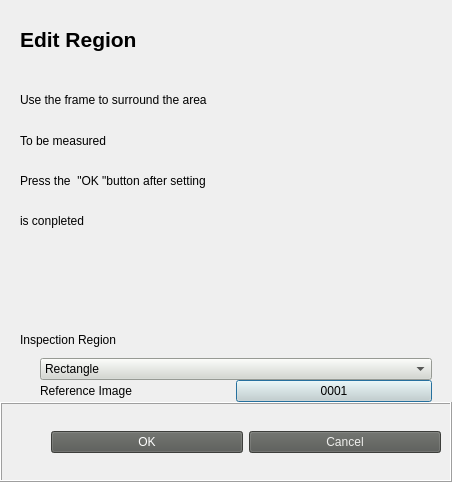
<?xml version="1.0" encoding="UTF-8"?>
<ui version="4.0">
 <class>Class_DlogER_1Dcode</class>
 <widget class="QDialog" name="Class_DlogER_1Dcode">
  <property name="geometry">
   <rect>
    <x>0</x>
    <y>0</y>
    <width>452</width>
    <height>482</height>
   </rect>
  </property>
  <property name="windowTitle">
   <string>Dialog</string>
  </property>
  <layout class="QVBoxLayout" name="verticalLayout_2">
   <property name="spacing">
    <number>0</number>
   </property>
   <property name="leftMargin">
    <number>0</number>
   </property>
   <property name="topMargin">
    <number>0</number>
   </property>
   <property name="rightMargin">
    <number>0</number>
   </property>
   <property name="bottomMargin">
    <number>0</number>
   </property>
   <item>
    <layout class="QVBoxLayout" name="verticalLayout">
     <property name="topMargin">
      <number>0</number>
     </property>
     <property name="bottomMargin">
      <number>0</number>
     </property>
     <item>
      <layout class="QVBoxLayout" name="verticalLayout_4">
       <property name="leftMargin">
        <number>20</number>
       </property>
       <item>
        <widget class="QLabel" name="label">
         <property name="text">
          <string>&lt;html&gt;&lt;head/&gt;&lt;body&gt;&lt;p&gt;&lt;span style=&quot; font-size:16pt; font-weight:600;&quot;&gt;Edit Region&lt;/span&gt;&lt;/p&gt;&lt;/body&gt;&lt;/html&gt;</string>
         </property>
        </widget>
       </item>
      </layout>
     </item>
     <item>
      <layout class="QVBoxLayout" name="verticalLayout_5">
       <property name="leftMargin">
        <number>20</number>
       </property>
       <item>
        <widget class="QLabel" name="label_3">
         <property name="text">
          <string>&lt;html&gt;&lt;head/&gt;&lt;body&gt;&lt;p&gt;Use the frame to surround the area&lt;/p&gt;&lt;/body&gt;&lt;/html&gt;</string>
         </property>
        </widget>
       </item>
       <item>
        <widget class="QLabel" name="label_2">
         <property name="text">
          <string>To be measured</string>
         </property>
        </widget>
       </item>
      </layout>
     </item>
     <item>
      <layout class="QVBoxLayout" name="verticalLayout_3">
       <property name="leftMargin">
        <number>20</number>
       </property>
       <item>
        <widget class="QLabel" name="label_4">
         <property name="text">
          <string>Press the  &quot;OK &quot;button after setting </string>
         </property>
        </widget>
       </item>
       <item>
        <widget class="QLabel" name="label_5">
         <property name="text">
          <string>is conpleted</string>
         </property>
        </widget>
       </item>
      </layout>
     </item>
     <item>
      <widget class="QFrame" name="verticalFrame_5">
       <layout class="QVBoxLayout" name="verticalLayout_6"/>
      </widget>
     </item>
     <item>
      <layout class="QVBoxLayout" name="verticalLayout_7">
       <item>
        <layout class="QHBoxLayout" name="horizontalLayout_4">
         <property name="leftMargin">
          <number>20</number>
         </property>
         <item>
          <widget class="QLabel" name="label_6">
           <property name="text">
            <string>Inspection Region</string>
           </property>
          </widget>
         </item>
        </layout>
       </item>
       <item>
        <layout class="QHBoxLayout" name="horizontalLayout_3">
         <property name="rightMargin">
          <number>20</number>
         </property>
         <item>
          <spacer name="horizontalSpacer_2">
           <property name="orientation">
            <enum>Qt::Horizontal</enum>
           </property>
           <property name="sizeType">
            <enum>QSizePolicy::Minimum</enum>
           </property>
           <property name="sizeHint" stdset="0">
            <size>
             <width>40</width>
             <height>20</height>
            </size>
           </property>
          </spacer>
         </item>
         <item>
          <widget class="QComboBox" name="comBox_InspectionRegion_1Dcode">
           <property name="styleSheet">
            <string notr="true">background-color: rgb(211, 215, 207);</string>
           </property>
           <item>
            <property name="text">
             <string>Rectangle</string>
            </property>
           </item>
          </widget>
         </item>
        </layout>
       </item>
       <item>
        <layout class="QHBoxLayout" name="horizontalLayout">
         <property name="rightMargin">
          <number>20</number>
         </property>
         <item>
          <spacer name="horizontalSpacer_3">
           <property name="orientation">
            <enum>Qt::Horizontal</enum>
           </property>
           <property name="sizeType">
            <enum>QSizePolicy::Minimum</enum>
           </property>
           <property name="sizeHint" stdset="0">
            <size>
             <width>40</width>
             <height>20</height>
            </size>
           </property>
          </spacer>
         </item>
         <item>
          <widget class="QLabel" name="label_7">
           <property name="text">
            <string>Reference Image</string>
           </property>
          </widget>
         </item>
         <item>
          <widget class="QPushButton" name="btn_referencImage_1Dcode">
           <property name="styleSheet">
            <string notr="true">
background-color: rgb(211, 215, 207);</string>
           </property>
           <property name="text">
            <string>0001</string>
           </property>
          </widget>
         </item>
        </layout>
       </item>
      </layout>
     </item>
     <item>
      <widget class="QFrame" name="horizontalFrame_2">
       <property name="frameShape">
        <enum>QFrame::Box</enum>
       </property>
       <property name="frameShadow">
        <enum>QFrame::Raised</enum>
       </property>
       <layout class="QHBoxLayout" name="horizontalLayout_2">
        <item>
         <spacer name="horizontalSpacer">
          <property name="orientation">
           <enum>Qt::Horizontal</enum>
          </property>
          <property name="sizeType">
           <enum>QSizePolicy::Minimum</enum>
          </property>
          <property name="sizeHint" stdset="0">
           <size>
            <width>40</width>
            <height>20</height>
           </size>
          </property>
         </spacer>
        </item>
        <item>
         <widget class="QPushButton" name="btn_OK_editRegion_1Dcode">
          <property name="styleSheet">
           <string notr="true">background-color: rgb(85, 87, 83);
color: rgb(255, 255, 255);</string>
          </property>
          <property name="text">
           <string>OK</string>
          </property>
         </widget>
        </item>
        <item>
         <widget class="QPushButton" name="btn_Cancel_editRegion_1Dcode">
          <property name="styleSheet">
           <string notr="true">background-color: rgb(85, 87, 83);
color: rgb(238, 238, 236);</string>
          </property>
          <property name="text">
           <string>Cancel</string>
          </property>
         </widget>
        </item>
       </layout>
      </widget>
     </item>
    </layout>
   </item>
  </layout>
 </widget>
 <resources/>
 <connections/>
</ui>
